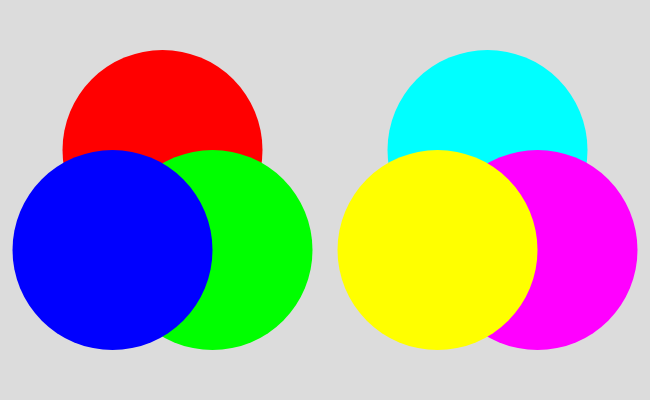
Frame 1 (no input)
Frame 60 (no input): identical to frame 1, image omitted
Frame 120 (the mouse pressed at the canvas centre since frame 60): identical to frame 1, image omitted

The p5.js sketch that drew this single still picture (run headless with seeded random() and noise() and a simulated clock; from frame 60 on, the mouse is pressed at the canvas centre):

// p5.js sketch
// ── sketch.js
let MODES;
let selectedBlendMode;
let checkboxBackground;
let sliderBackground;

function setup() {
  createCanvas(650, 400);
  MODES = {
    "BLEND": BLEND,
    "REMOVE": REMOVE,
    "DARKEST": DARKEST,
    "LIGHTEST": LIGHTEST,
    "DIFFERENCE": DIFFERENCE,
    "MULTIPLY": MULTIPLY,
    "EXCLUSION": EXCLUSION,
    "SCREEN": SCREEN,
    "REPLACE": REPLACE,
    "OVERLAY": OVERLAY,
    "HARD_LIGHT": HARD_LIGHT,
    "SOFT_LIGHT": SOFT_LIGHT,
    "DODGE": DODGE,
    "BURN": BURN,
    "ADD": ADD,
    "SUBTRACT": SUBTRACT,
    }

  selectedBlendMode = createSelect();

  Object.keys(MODES).forEach(mode => selectedBlendMode.option(mode))

  selectedBlendMode.changed((event) => {
    console.log(event.target.value);
    blendMode(MODES[event.target.value])
  })

  checkboxBackground = createCheckbox('Show background', true);
  checkboxBackground.changed(event => {
    console.log("Show background: ", event.srcElement.checked);
  })

  sliderBackground = createSlider(0, 255, 220, 1);

  sliderBackground.changed(event => {
    console.log(event.target.value);
  })
}

function draw() {
  clear();
  if (checkboxBackground.checked()) {
    background(sliderBackground.value());
  }

  push();
  translate(width/4, height/2);
  drawVennRGB();
  pop();
  
  push();
  translate(width/4 * 3, height/2);
  drawVennCMY();
}

function drawVennRGB() {
  let diameter = 200;
  let distance = diameter/4;
  let [x1, y1] = [0, -distance];
  let [x2, y2] = [distance, distance]
  let [x3, y3] = [-distance, distance]

  noStroke();

  // top
  fill(255, 0, 0);
  ellipse(x1, y1, diameter);

  // right
  fill(0, 255, 0);
  ellipse(x2, y2, diameter);

  // left
  fill(0, 0, 255);
  ellipse(x3, y3, diameter);
}

function drawVennCMY() {
  let diameter = 200;
  let distance = diameter/4;
  let [x1, y1] = [0, -distance];
  let [x2, y2] = [distance, distance]
  let [x3, y3] = [-distance, distance]

  noStroke();

  // top
  fill(0, 255, 255);
  ellipse(x1, y1, diameter);

  // right
  fill(255, 0, 255);
  ellipse(x2, y2, diameter);

  // left
  fill(255, 255, 0);
  ellipse(x3, y3, diameter);
}
